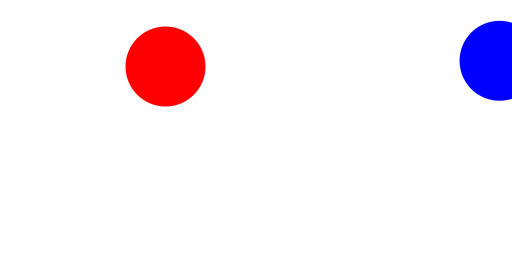
Frame 1 (no input)
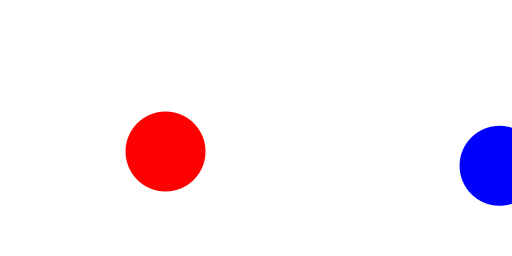
Frame 60 (the mouse pressed at the canvas centre just before this capture)
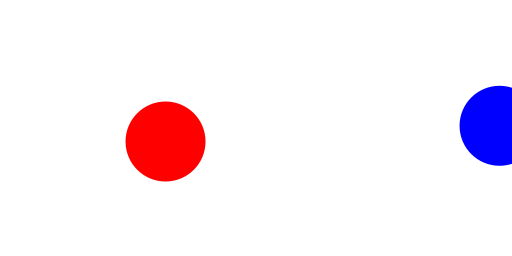
Frame 120 (the mouse held since frame 60 and released just before this capture)

The Processing sketch that drew these frames (run headless with seeded random() and noise(); from frame 60 on, the mouse is pressed at the canvas centre):

// Processing sketch: sketch_01_02_2019_1
// ── sketch_01_02_2019_1.pde
Ball b;
HyperBall hb;

void setup(){
  size(512, 256);
  b = new Ball(random(256), random(256), 40);
  hb = new HyperBall(random(256, 512), random(256), 40);
}

void draw(){
  background(255);
  b.disegna();
  hb.disegna();
  b.sposta();
  hb.sposta();
  b.checkLimit(0, 256);
  hb.checkLimit(0, 256);
  hb.checkMouse();
}

void keyPressed(){
  if(key == 'r' || key == 'R')
    setup();
}

// ── Ball.pde
class Ball{
  float posX, posY;
  int r;
  float sY;
  
  Ball(float posX, float posY, int r){
    this.posX = posX;
    this.posY = posY;
    this.r = r;
    sY = 5;
  }
  
  void sposta(){
    posY += sY;
  }
  
  void checkLimit(int limiteInf, int limiteSup){
    if(posY <= limiteInf || posY >= limiteSup)
      sY = -sY;
  }
  
  void disegna(){
    noStroke();
    fill(255, 0, 0);
    ellipse(posX, posY, r*2, r*2);
  }
}

class HyperBall extends Ball{
  color c;
  
  HyperBall(float posX, float posY, int r){
    super(posX, posY, r);
    c = color(0, 0, 255);
  }
  
  void checkMouse(){
    if(dist(posX, posY, mouseX, mouseY)<r)
      c = color(random(255), random(255), random(255));
  }
  
  void disegna(){
    noStroke();
    fill(c);
    ellipse(posX, posY, r*2, r*2);
  }
}
